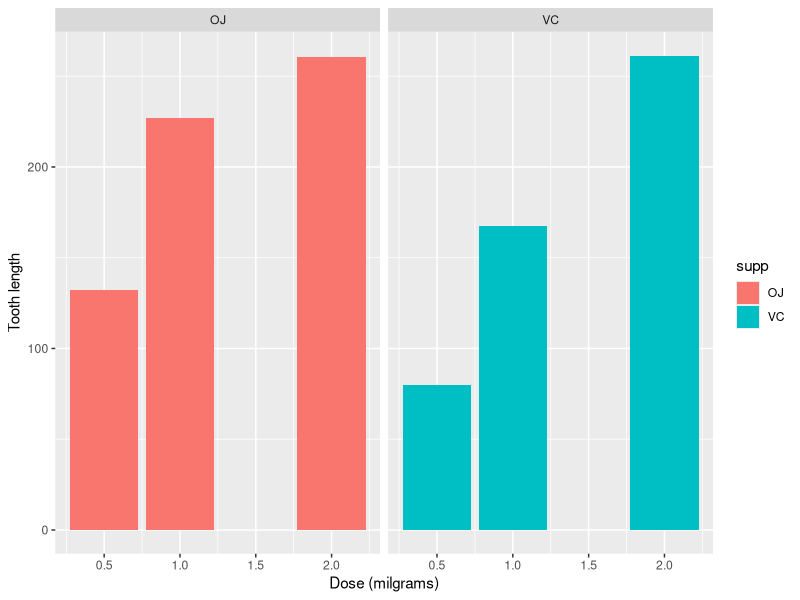

This chart was generated by the following R code:
## ---- chunk 1
## Loading the necessary packages
library(ggplot2)
library(dplyr)
library(datasets)
## ---- chunk 2
## Summary of the data:
summary(ToothGrowth)

## make a plot of the data with respect to different supplement:
g2 = ggplot(data = ToothGrowth, aes(x = dose, y = len, fill = supp))


## Notice that a single predictor might correspond to many response values. In this case, we use the identity method:
#g2 + geom_point() + facet_grid(. ~ supp)
g2 + geom_bar(stat = "identity") + facet_grid(. ~ supp) + labs(x = "Dose (milgrams)", y = "Tooth length")
## ---- chunk 3
## Plot the 2-variables linear regression model:
lmd = lm(len ~ dose + supp, data = ToothGrowth)
lmdSummary = summary(lmd)
lmdSummary
## ---- chunk 4
c.i = confint(lmd)
c.i
